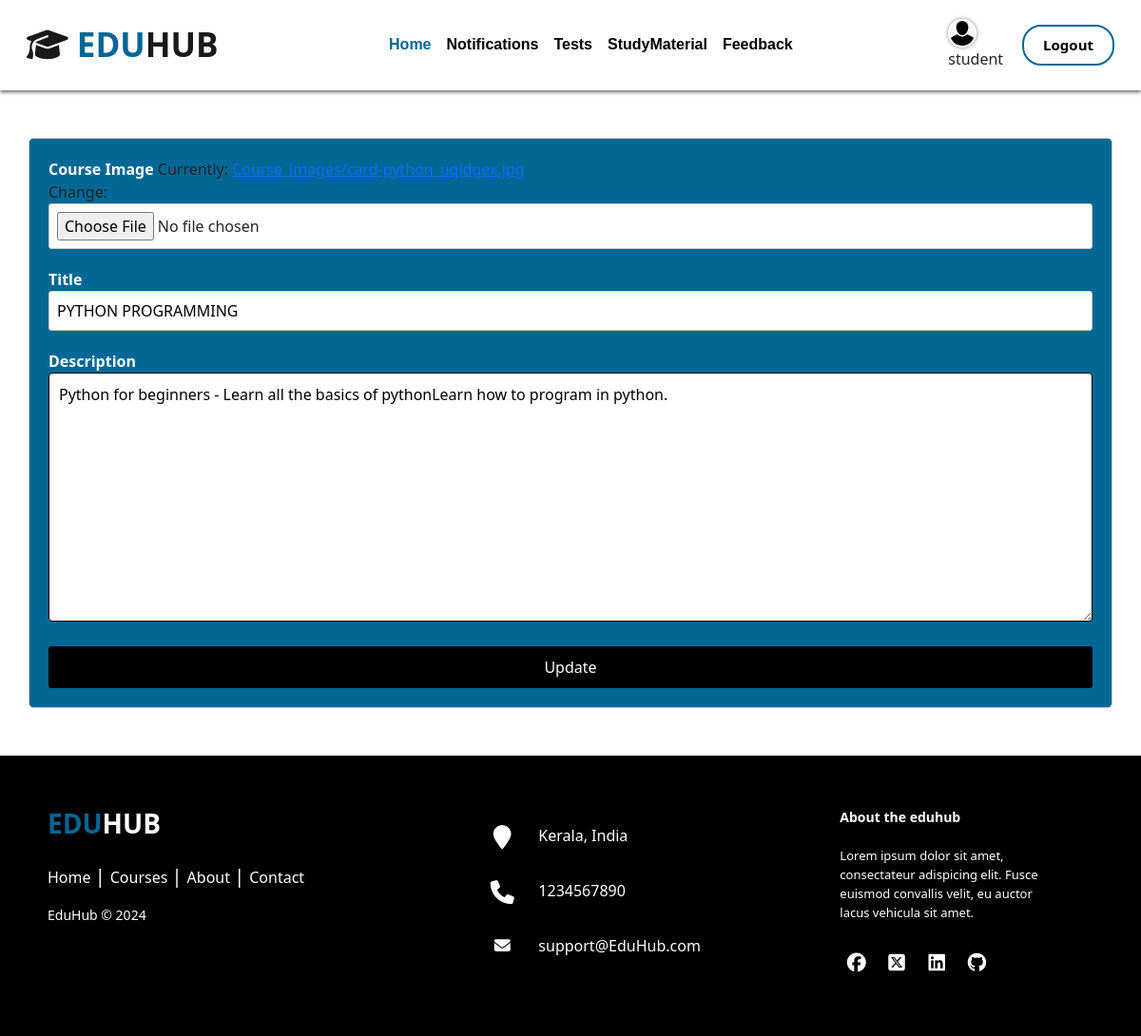
Screenshot of /staff/update-course/18/ (signed in) with the database file from the repository.
### account/models.py (models this page shows)
class CustomUser(AbstractUser):
    is_staff = models.BooleanField(default=False)
    is_student = models.BooleanField(default=False)
    profile_image = models.ImageField(upload_to='profile_images/', blank=True, null=True)

### home/models.py (models this page shows, shortened)
class Course(models.Model):
    course_image=models.ImageField(upload_to='Course_images/')
    title=models.CharField(max_length=200)
    description=models.TextField(max_length=250)
    staff=models.ForeignKey(Staff,on_delete=models.CASCADE)

### staff/views.py (the view)
# urls.py: path('update-course/<int:course_id>/', update_course, name='update_course'),
def update_course(request, course_id):
    try:
        course = Course.objects.get(pk=course_id)
        if request.method == 'POST':
            form = CourseForm(request.POST, request.FILES, instance=course)
            if form.is_valid():
                form.save()
                return redirect('manage_courses')
        else:
            form = CourseForm(instance=course)
        return render(request, 'staff_templates/update_course.html', {'form': form})
    except Course.DoesNotExist:
        return HttpResponseNotFound("Course not found")

### staff/forms.py
class CourseForm(forms.ModelForm):
    class Meta:
        model = Course
        fields = ['course_image', 'title', 'description']

### templates/staff_templates/update_course.html (shortened to what this page needs)
{% extends 'base.html' %}
{% block content %}
<div class="container manage-course">
    <div class="row">
            <form method="POST" enctype="multipart/form-data">
                <div class="form-group">
                    <label>Course Image</label>
                    {{ form.course_image }}
                </div>
                <div class="form-group">
                    <label>Title</label>
                    {{ form.title }}
                </div>
                <div class="form-group">
                    <label>Description</label>
                    {{ form.description }}
                </div>
                <input type="submit" value="Update"></input>
            </form>
    </div>
</div>
{% endblock %}

### templates/base.html (shortened to what this page needs)
<!DOCTYPE html>
<html lang="en">
    <head>
        <link
            href="https://cdn.jsdelivr.net/npm/bootstrap@5.0.2/dist/css/bootstrap.min.css"
            rel="stylesheet"
        />
        <link rel="stylesheet" href="https://cdnjs.cloudflare.com/ajax/libs/font-awesome/6.5.1/css/all.min.css">
        {% load static %}
        <link rel="stylesheet" href="{% static 'css/styless.css' %}">
    </head>
    <body>
      <div class="hero-section">
        <nav class="navbar navbar-expand-lg navbar-light p-3 w-100 sticky-top bg-white">
            <div class="container-fluid">
                <a class="navbar-brand" href="/"><i class="fa-solid fa-graduation-cap"></i><span> EDU</span>HUB</a>
                {% if user.is_authenticated %}
                {% if user.is_staff %}
                <div class="collapse navbar-collapse justify-content-lg-center" id="navbarSupportedContent">
                    <ul class="navbar-nav  mb-2 mb-lg-0">
                        <li class="nav-item">
                            <a class="nav-link active" aria-current="page" href="{% url 'staff_dashboard' %}" style="color:#016795;">Home</a>
                        </li>
                        <li class="nav-item">
                          <a class="nav-link" href="{% url 'notifications' %}">Notifications</a>
                      </li>
                        <li class="nav-item">
                          <a class="nav-link" href="{% url 'manage_courses' %}">ManageCourses</a>
                      </li>
                        <li class="nav-item">
                          <a class="nav-link" href="{% url 'question_list' %}">Tests</a>
                      </li>
                    <li class="nav-item">
                      <a class="nav-link" href="#">StudyMaterial</a>
                  </li>
                  <li class="nav-item">
                    <a class="nav-link" href="{% url 'staff_feedback' %}">Feedback</a>
                </li>
                    </ul>
                  </div>
                  <div style="margin-right: 20px;">
                    {% if user.profile_image %}
                        <a href="{% url 'edit_staff_details' user_id=user.id %}">
                            <img src="{{ user.profile_image.url }}" alt="Profile Image" class="profile-image">
                        </a>
                    {% endif %}
                    <br>
                    <span>{{ user.username }}</span>
                </div>
                  {% elif user.is_student %}
                  <div class="collapse navbar-collapse justify-content-lg-center" id="navbarSupportedContent">
                    <ul class="navbar-nav  mb-2 mb-lg-0">
                        <li class="nav-item">
                            <a class="nav-link active" aria-current="page" href="{% url 'student_dashboard'%}" style="color:#016795;">Home</a>
                        </li>
                        <li class="nav-item">
                            <a class="nav-link" href="{% url 'student_notification' %}">Notifications</a>
                        </li>
                        <li class="nav-item">
                          <a class="nav-link" href="{% url 'display_questions' %}">Tests</a>
                      </li>
                    <li class="nav-item">
                      <a class="nav-link" href="#">StudyMaterial</a>
                  </li>
                      <li class="nav-item">
                        <a class="nav-link" href="#">Feedback</a>
                      </li>
                  </ul>
                  </div>
                  <div style="margin-right: 20px;">
                    {% if user.profile_image %}
                        <a href="{% url 'edit_student_details' user_id=user.id %}">
                            <img src="{{ user.profile_image.url }}" alt="Profile Image" class="profile-image">
                        </a>
                    {% endif %}
                    <br>
                    <span>{{ user.username }}</span>
                </div>
                  {% endif %}
                  <a href="{% url 'logout' %}" class="btn btn-custom">Logout</a>
            {% endif %}
            </div>
        </nav>
    </div>
    {% block content %} {% endblock %}
    <footer class="footer-distributed mt-4">
      <div class="footer-left">
        <h3 style="font-weight: bold;"><span style="font-weight: bold;">EDU</span>HUB</h3>
        <p class="footer-links">
          <a href="{% url 'home' %}" class="link-1">Home</a>
          <a href="#courses">Courses</a>
          <a href="#about">About</a>
          <a href="#contact">Contact</a>
        </p>
        <p class="footer-company-name">EduHub © 2024</p>
      </div>
      <div class="footer-center">
        <div>
          <i class="fa fa-map-marker"></i>
          <p>Kerala, India</p>
        </div>
        <div>
          <i class="fa fa-phone"></i>
          <p>1234567890</p>
        </div>
        <div>
          <i class="fa fa-envelope"></i>
          <p><a href="#">support@EduHub.com</a></p>
        </div>
      </div>
      <div class="footer-right">
        <p class="footer-company-about">
          <span>About the eduhub</span>
          Lorem ipsum dolor sit amet, consectateur adispicing elit. Fusce euismod convallis velit, eu auctor lacus vehicula sit amet.
        </p>
        <div class="footer-icons">
          <a href="#"><i class="fa-brands fa-facebook"></i></a>
          <a href="#"><i class="fa-brands fa-square-x-twitter"></i></a>
          <a href="#"><i class="fa-brands fa-linkedin"></i></a>
          <a href="#"><i class="fa-brands fa-github"></i></a>
        </div>
      </div>
    </footer>
      </body>
      </html>
    </body>
</html>

### static/css/styless.css (style rules this page uses)
body { padding-top: 95px; }
.navbar { box-shadow: 0 2px 4px rgba(0, 0, 0, 0.6); }
.navbar-light .navbar-nav .nav-link { color: #000; font-size: 16px; line-height: 24px; font-family: "Poppins", sans-serif; }
.navbar-brand { color: #000; font-size: 35px; font-weight: bold; }
.navbar-brand span { color: #016795; font-size: 35px; font-weight: bold; }
.nav-item a { font-size: 20px; font-weight: bold; }
.sticky-top { position: fixed; top: 0; width: 100%; z-index: 1000; }
.btn-custom { color: black; font-size: 15px; font-weight: bold; line-height: 19px; border: 2px solid #016795; border-radius: 20px; padding: 10px 20px; }
.contact input[type="text"], input[type="email"], input[type="number"], textarea { width: 100%; padding: 10px; border: 1px solid #000; border-radius: 4px; }
.form-group { margin-bottom: 20px; }
input[type="text"], input[type="password"], input[type="file"] { background-color: #fff; width: 100%; padding: 8px; border: 1px solid #ccc; border-radius: 3px; }
input[type="submit"] { width: 100%; padding: 10px; border: none; border-radius: 3px; background-color: black; color: #fff; cursor: pointer; }
.profile-image { width: 30px; height: 30px; border-radius: 50%; border: 2px solid #fff; box-shadow: 0 0 4px rgba(0, 0, 0, 0.5); }
.manage-course { margin: 50px auto; padding: 20px; border: 1px solid #ccc; border-radius: 5px; background-color: #016795; }
.manage-course label { color: #fff; font-weight: bold; }
.manage-course input[type="submit"] { width: 100%; padding: 10px; border: none; border-radius: 3px; background-color: black; color: #fff; cursor: pointer; }
.footer-distributed { background: #000; box-shadow: 0 1px 1px 0 rgba(0, 0, 0, 0.12); box-sizing: border-box; width: 100%; text-align: left; font: bold 16px; padding: 55px 50px; }
.footer-distributed .footer-left, .footer-distributed .footer-center, .footer-distributed .footer-right { display: inline-block; vertical-align: top; }
.footer-distributed .footer-left { width: 40%; }
.footer-distributed h3 { color: #ffffff; margin: 0; }
.footer-distributed h3 span { color: #016795; }
.footer-distributed .footer-links { color: #ffffff; margin: 20px 0 12px; padding: 0; }
.footer-distributed .footer-links a { display: inline-block; line-height: 1.8; font-weight: 400; text-decoration: none; color: inherit; }
.footer-distributed .footer-company-name { color: #fff; font-size: 14px; font-weight: normal; margin: 0; }
.footer-distributed .footer-center { width: 35%; }
.footer-distributed .footer-center i { background-color: #000; color: #ffffff; font-size: 25px; width: 38px; height: 38px; border-radius: 50%; text-align: center; line-height: 42px; margin: 10px 15px; vertical-align: middle; }
.footer-distributed .footer-center i.fa-envelope { font-size: 17px; line-height: 38px; }
.footer-distributed .footer-center p { display: inline-block; color: #ffffff; font-weight: 400; vertical-align: middle; margin: 0; }
.footer-distributed .footer-center p a { color: #fff; text-decoration: none; }
.footer-distributed .footer-links a:before { content: "|"; font-weight: 300; font-size: 20px; left: 0; color: #fff; display: inline-block; padding-right: 5px; }
.footer-distributed .footer-links .link-1:before { content: none; }
.footer-distributed .footer-right { width: 20%; }
.footer-distributed .footer-company-about { line-height: 20px; color: #fff; font-size: 13px; font-weight: normal; margin: 0; }
.footer-distributed .footer-company-about span { display: block; color: #ffffff; font-size: 14px; font-weight: bold; margin-bottom: 20px; }
.footer-distributed .footer-icons { margin-top: 25px; }
.footer-distributed .footer-icons a { display: inline-block; width: 35px; height: 35px; cursor: pointer; background-color: #000; border-radius: 2px; font-size: 20px; color: #ffffff; text-align: center; line-height: 35px; margin-right: 3px; margin-bottom: 5px; }

### rows the page displays
CustomUser: profile_image (placeholder picture), username "student"
Course: title "PYTHON PROGRAMMING", description "Python for beginners - Learn all the basics of pythonLearn how to program in python."
